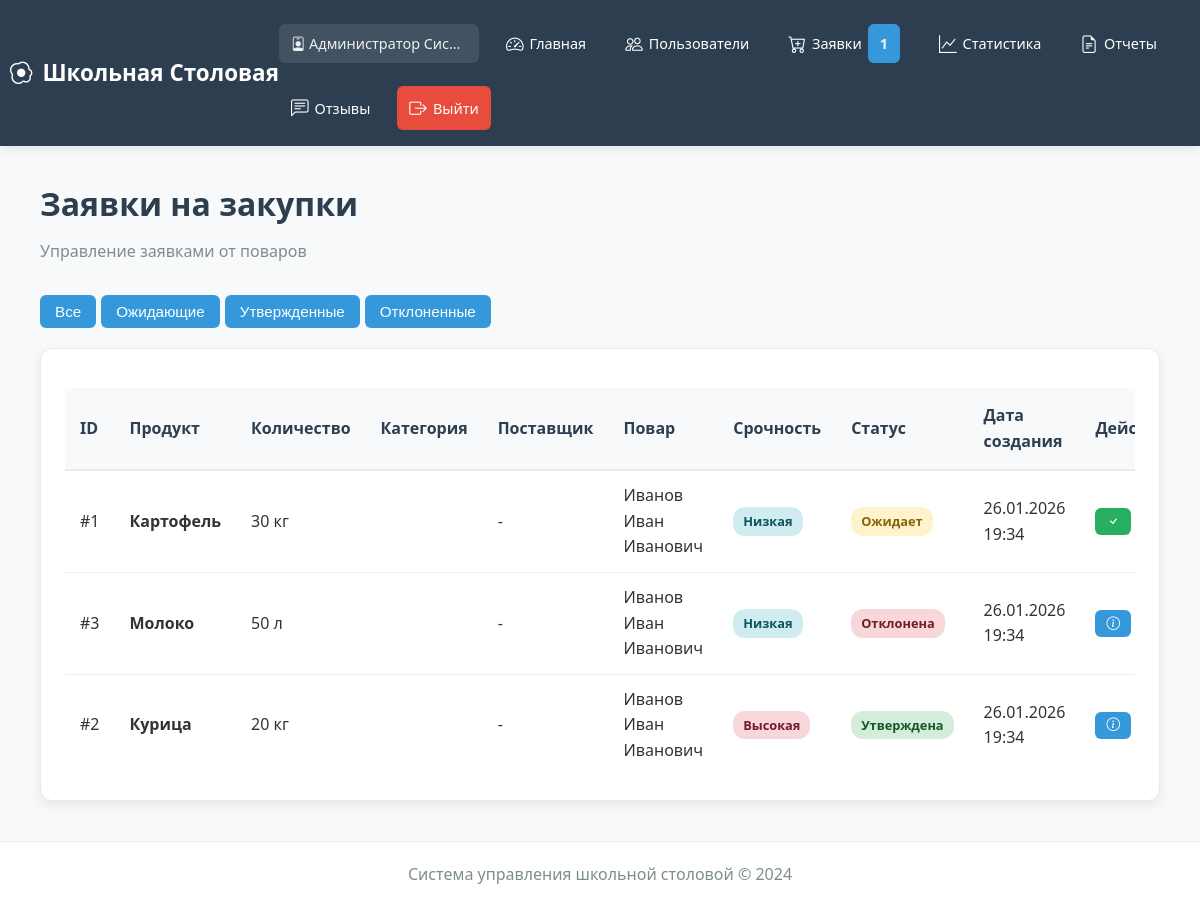
The page /admin/supply-requests (signed in) on the database as committed earlier.
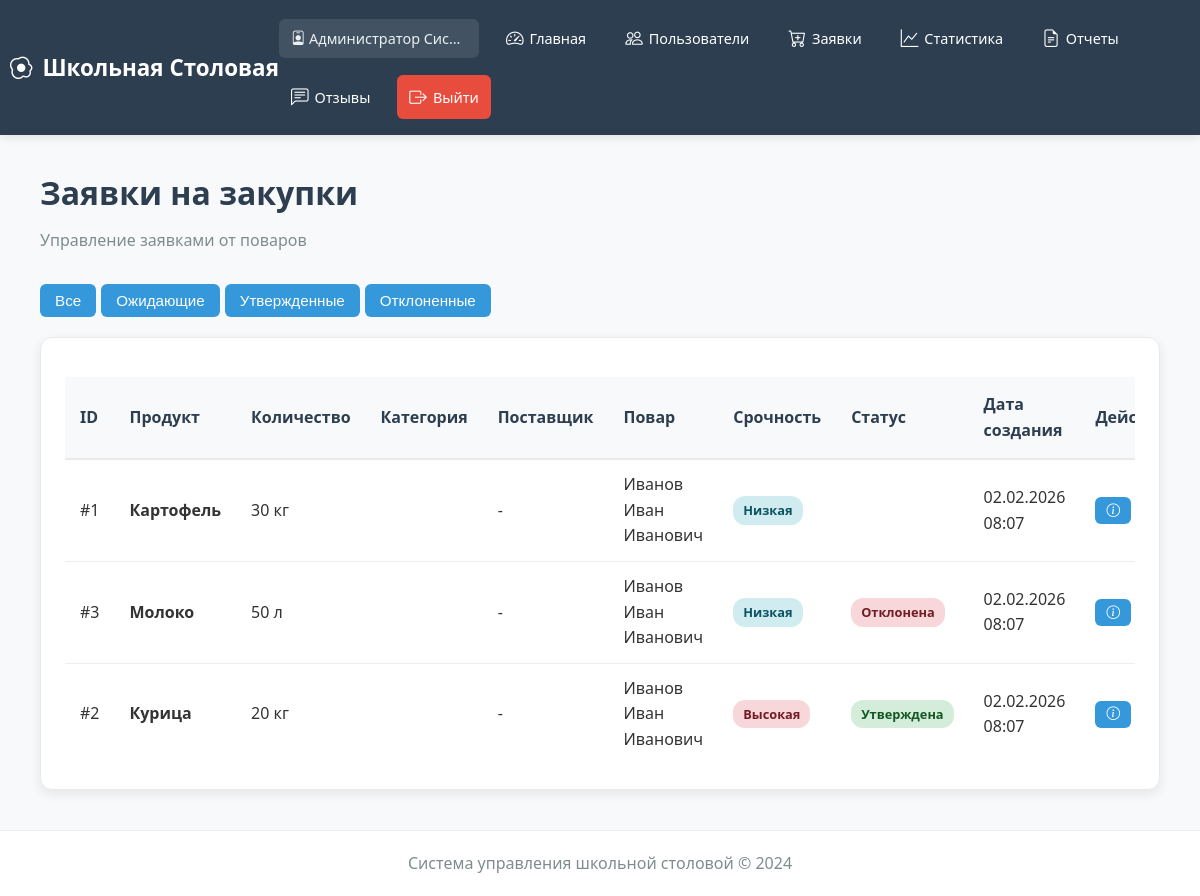
The same page on the database as committed later.
### modules/core/models.py (models this page shows, shortened)
class SupplyRequest(db.Model):
    __tablename__ = 'supply_requests'
    id = db.Column(db.Integer, primary_key=True)
    cook_id = db.Column(db.Integer, db.ForeignKey('users.id'), nullable=False)
    product_name = db.Column(db.String(100), nullable=False)
    quantity = db.Column(db.Integer, nullable=False)
    unit = db.Column(db.String(20))  # 'kg', 'liters', 'pieces', 'packages'
    urgency = db.Column(db.String(20), default='normal')  # 'low', 'normal', 'high', 'critical'
    status = db.Column(db.String(20), default='pending')  # 'pending', 'approved', 'rejected', 'delivered'
    notes = db.Column(db.Text)
    created_at = db.Column(db.DateTime, default=datetime.utcnow)
    updated_at = db.Column(db.DateTime, default=datetime.utcnow, onupdate=datetime.utcnow)
    approved_by = db.Column(db.Integer, db.ForeignKey('users.id'), nullable=True)
    approval_date = db.Column(db.DateTime, nullable=True)
    cook = db.relationship('User', foreign_keys=[cook_id])
    approver = db.relationship('User', foreign_keys=[approved_by])

class User(UserMixin, db.Model):
    __tablename__ = 'users'
    id = db.Column(db.Integer, primary_key=True)
    email = db.Column(db.String(120), unique=True, nullable=False, index=True)
    password = db.Column(db.String(200), nullable=False)
    role = db.Column(db.String(20), nullable=False)  # 'student', 'cook', 'admin'
    full_name = db.Column(db.String(100))
    class_group = db.Column(db.String(50))  # Только для учеников
    allergies = db.Column(db.Text, default='')  # JSON или текст с аллергенами
    preferences = db.Column(db.String(50), default='')  # Новое поле: предпочтения в питании
    avatar_url = db.Column(db.String(255))  # Новое поле: путь к аватару
    balance = db.Column(db.Float, default=0.0)  # Новое поле: баланс счета
    is_active = db.Column(db.Boolean, default=True)
    created_at = db.Column(db.DateTime, default=datetime.utcnow)
    updated_at = db.Column(db.DateTime, default=datetime.utcnow, onupdate=datetime.utcnow)

### modules/admin/routes.py (the view)
@admin_bp.route('/supply-requests')
@login_required
def admin_supply_requests():
    if current_user.role != 'admin':
        flash('Доступ запрещен', 'danger')
        return redirect(url_for('index'))
    from modules.core.models import SupplyRequest
    requests = SupplyRequest.query.order_by(
        SupplyRequest.urgency.desc(),
        SupplyRequest.created_at
    ).all()
    return render_template('admin/supply_requests.html', requests=requests)

### app.py (called while the page is built)
@login_manager.user_loader
def load_user(user_id):
    try:
        from modules.core.models import User
        return User.query.get(int(user_id))
    except Exception as e:
        print(f"{user_id}: {e}")
        return None

@app.context_processor
def inject_cart_count():
    return {'cart_count': get_cart_count()}

@app.context_processor
def inject_now():
    return {'now': datetime.utcnow()}

@app.context_processor
def inject_csrf_token():
    from flask_wtf.csrf import generate_csrf
    return {'csrf_token': generate_csrf}

@app.context_processor
def inject_now():
    return {'now': datetime.utcnow()}

@app.context_processor
def inject_today():
    return {'today': date.today()}

@app.context_processor
def inject_now():
    return {'now': datetime.utcnow()}

@app.context_processor
def inject_now():
    return {'today': datetime.utcnow().date()}

### modules/user/routes.py (called while the page is built)
def get_cart_count():
    cart = session.get('cart', {})
    total = sum(item.get('quantity', 0) for item in cart.values())
    return total

### templates/admin/supply_requests.html (shortened to what the changed rows need)
{% extends "base.html" %}
{% block content %}
<div class="container">
    <div class="dashboard-header" style="margin-bottom: 30px;">
        <div>
            <h1 style="color: #2c3e50; font-size: 2rem; font-weight: 700; margin-bottom: 10px;">
                Заявки на закупки
            </h1>
        </div>
    </div>
    <div class="dashboard-card">
        {% if requests %}
        <div class="table-responsive" style="max-height: 600px; overflow-y: auto;">
            <table class="admin-table">
                <thead style="position: sticky; top: 0; background: white; z-index: 1;">
                    <tr>
                        <th>ID</th>
                        <th>Продукт</th>
                        <th>Количество</th>
                        <th>Категория</th>
                        <th>Поставщик</th>
                        <th>Повар</th>
                        <th>Срочность</th>
                        <th>Статус</th>
                        <th>Дата создания</th>
                        <th>Действия</th>
                    </tr>
                </thead>
                <tbody>
                    {% for req in requests %}
                    <tr class="request-row request-{{ req.status }}" id="request-{{ req.id }}">
                        <td>#{{ req.id }}</td>
                        <td>
                            <strong>{{ req.product_name }}</strong>
                        </td>
                        <td>{{ req.quantity }} {{ req.unit }}</td>
                        <td>{{ req.category }}</td>
                        <td>{{ req.supplier or '-' }}</td>
                        <td>{{ req.cook.full_name if req.cook else 'Неизвестно' }}</td>
                        <td>
                            {% if req.urgency == 'high' %}
                                <span class="badge badge-danger">Высокая</span>
                            {% elif req.urgency == 'medium' %}
                                <span class="badge badge-warning">Средняя</span>
                            {% else %}
                                <span class="badge badge-info">Низкая</span>
                            {% endif %}
                        </td>
                        <td>
                            {% if req.status == 'pending' %}
                                <span class="badge badge-warning">Ожидает</span>
                            {% elif req.status == 'approved' %}
                                <span class="badge badge-success">Утверждена</span>
                            {% elif req.status == 'rejected' %}
                                <span class="badge badge-danger">Отклонена</span>
                            {% endif %}
                        </td>
                        <td>{{ req.created_at.strftime('%d.%m.%Y %H:%M') }}</td>
                        <td>
                            <div class="btn-group" style="display: flex; gap: 5px;">
                                {% if req.status == 'pending' %}
                                    <button class="btn btn-sm btn-success" onclick="approveRequest({{ req.id }})" title="Утвердить">
                                        <i class="bi bi-check"></i>
                                    </button>
                                {% endif %}
                                <button class="btn btn-sm btn-outline-info" onclick="showRequestDetails({{ req.id }})" title="Подробнее">
                                    <i class="bi bi-info-circle"></i>
                                </button>
                            </div>
                        </td>
                    </tr>
                    {% endfor %}
                </tbody>
            </table>
        </div>
        {% endif %}
    </div>
</div>
{% endblock %}

### templates/base.html (shortened to what the changed rows need)
<!DOCTYPE html>
<html lang="ru">
<head>
    <link rel="stylesheet" href="{{ url_for('static', filename='css/style.css') }}">
    <link rel="stylesheet" href="{{ url_for('static', filename='css/calendar.css') }}">
    <link rel="stylesheet" href="https://cdn.jsdelivr.net/npm/bootstrap-icons@1.10.0/font/bootstrap-icons.css">
</head>
<body>
    <header>
        <nav class="navbar">
            <div class="nav-container">
                <div class="nav-links">
                    {% if current_user.is_authenticated %}
                        {% if current_user.role == 'student' %}
                            <a href="{{ url_for('user.dashboard') }}" class="{% if request.endpoint == 'user.dashboard' %}active{% endif %}">
                                <i class="bi bi-house"></i> Главная
                            </a>
                            <a href="{{ url_for('user.show_menu') }}" class="{% if request.endpoint == 'user.show_menu' %}active{% endif %}">
                                <i class="bi bi-menu-button-wide"></i> Меню
                            </a>
                            <a href="{{ url_for('user.my_orders') }}" class="{% if request.endpoint == 'user.my_orders' %}active{% endif %}">
                                <i class="bi bi-receipt"></i> Заказы
                            </a>
                            <a href="{{ url_for('user.view_cart') }}" class="nav-cart {% if request.endpoint == 'user.view_cart' %}active{% endif %}">
                                <i class="bi bi-cart3"></i> Корзина
                                {% if cart_count and cart_count > 0 %}
                                <span class="badge">{{ cart_count }}</span>
                                {% endif %}
                            </a>
                            <a href="{{ url_for('user.profile') }}" class="{% if request.endpoint == 'user.profile' %}active{% endif %}">
                                <i class="bi bi-person-circle"></i> Профиль
                            </a>
                        {% elif current_user.role == 'admin' %}
                            <a href="{{ url_for('admin.admin_supply_requests') }}" class="{% if request.endpoint == 'admin.admin_supply_requests' %}active{% endif %}">
                                <i class="bi bi-cart-plus"></i> Заявки
                                {% if pending_requests_count and pending_requests_count > 0 %}
                                <span class="badge" style="background: #3498db;">{{ pending_requests_count }}</span>
                                {% endif %}
                            </a>
                        {% endif %}
                    {% endif %}
                </div>
            </div>
        </nav>
    </header>
    <main class="container">
        {% block content %}{% endblock %}
    </main>
</body>
</html>

Rows that differ between the two databases and show on the page:
changed SupplyRequest "Картофель": created_at "26.01.2026 19:34" → "02.02.2026 08:07"; no longer shows "Ожидает"
changed SupplyRequest "Молоко": created_at "26.01.2026 19:34" → "02.02.2026 08:07"
changed SupplyRequest "Курица": created_at "26.01.2026 19:34" → "02.02.2026 08:07"
Other text that changed with them:
{{ pending_requests_count }}: "1" → (not shown)
